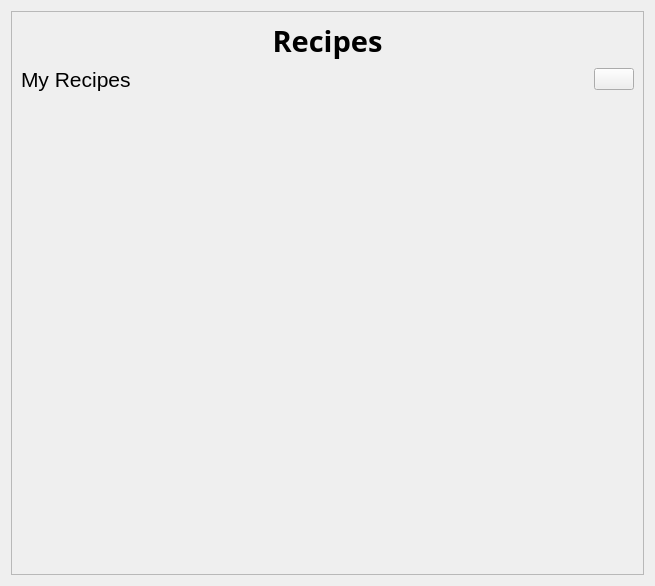
<?xml version="1.0" encoding="UTF-8"?>
<ui version="4.0">
 <class>RecipesPage</class>
 <widget class="QWidget" name="RecipesPage">
  <property name="geometry">
   <rect>
    <x>0</x>
    <y>0</y>
    <width>655</width>
    <height>586</height>
   </rect>
  </property>
  <property name="windowTitle">
   <string>Form</string>
  </property>
  <layout class="QVBoxLayout" name="verticalLayout">
   <item>
    <widget class="QScrollArea" name="scrollArea">
     <property name="widgetResizable">
      <bool>true</bool>
     </property>
     <widget class="QWidget" name="scrollAreaWidgetContents">
      <property name="geometry">
       <rect>
        <x>0</x>
        <y>0</y>
        <width>635</width>
        <height>566</height>
       </rect>
      </property>
      <layout class="QGridLayout" name="gridLayout">
       <item row="0" column="0" colspan="2">
        <widget class="QLabel" name="label">
         <property name="font">
          <font>
           <family>Noto Sans</family>
           <pointsize>22</pointsize>
           <bold>true</bold>
          </font>
         </property>
         <property name="text">
          <string>Recipes</string>
         </property>
         <property name="alignment">
          <set>Qt::AlignmentFlag::AlignCenter</set>
         </property>
        </widget>
       </item>
       <item row="1" column="0">
        <widget class="QLabel" name="label_2">
         <property name="font">
          <font>
           <pointsize>16</pointsize>
          </font>
         </property>
         <property name="text">
          <string>My Recipes</string>
         </property>
        </widget>
       </item>
       <item row="1" column="1">
        <widget class="QPushButton" name="add">
         <property name="sizePolicy">
          <sizepolicy hsizetype="Fixed" vsizetype="Fixed">
           <horstretch>0</horstretch>
           <verstretch>0</verstretch>
          </sizepolicy>
         </property>
         <property name="text">
          <string/>
         </property>
         <property name="icon">
          <iconset resource="../../icons.qrc">
           <normaloff>:/icons/plus</normaloff>:/icons/plus</iconset>
         </property>
         <property name="iconSize">
          <size>
           <width>30</width>
           <height>30</height>
          </size>
         </property>
        </widget>
       </item>
       <item row="2" column="0" colspan="2">
        <widget class="QFrame" name="frame">
         <property name="sizePolicy">
          <sizepolicy hsizetype="Preferred" vsizetype="Preferred">
           <horstretch>0</horstretch>
           <verstretch>1</verstretch>
          </sizepolicy>
         </property>
         <property name="frameShape">
          <enum>QFrame::Shape::NoFrame</enum>
         </property>
         <layout class="QVBoxLayout" name="recipes"/>
        </widget>
       </item>
      </layout>
     </widget>
    </widget>
   </item>
  </layout>
 </widget>
 <resources>
  <include location="../../icons.qrc"/>
 </resources>
 <connections>
  <connection>
   <sender>add</sender>
   <signal>clicked()</signal>
   <receiver>RecipesPage</receiver>
   <slot>addItem()</slot>
   <hints>
    <hint type="sourcelabel">
     <x>614</x>
     <y>82</y>
    </hint>
    <hint type="destinationlabel">
     <x>327</x>
     <y>292</y>
    </hint>
   </hints>
  </connection>
 </connections>
 <slots>
  <slot>addItem()</slot>
 </slots>
</ui>
